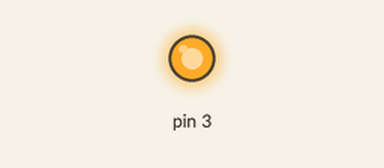
Recording of a sketch running on a simulated Arduino Uno, built with avr-gcc and run on an emulated ATmega328P. On the bench: output pins drawn as LEDs (lit = HIGH). What the sketch prints to the serial monitor is not drawn.

Above: at 0.05 s.
At 0.7 s:
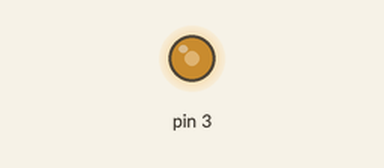
At 1.4 s:
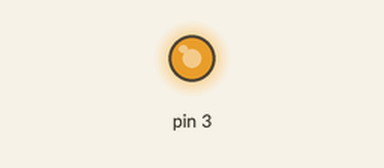
Timing chart, 0 to 3.7 s (numbered marks = the images above):
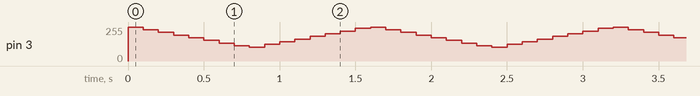

Measured:
- by itself, pin 3: repeats every 1.6 s: 235/255 0.10 s, 215/255 0.10 s, 195/255 0.10 s, 175/255 0.10 s, 155/255 0.10 s, 135/255 0.10 s, 115/255 0.10 s, 105/255 0.10 s, 125/255 0.10 s, 145/255 0.10 s, 165/255 0.10 s, 185/255 0.10 s, 205/255 0.10 s, 225/255 0.10 s, 245/255 0.10 s, 255/255 0.10 s

The sketch:

kamod_BlackPico_stmG030.ino
```cpp
//Board: STM32 MCU Based Boards / Generic STM32G0 series
//Board part number: Generic G030F6Px
//Upload metod: STM32 Cube Programmer (Serial)

#define LED_PIN   PB3

int message_period = 0;
int port_pwm = 0;
int port_pwm_dir = 0;


//--------------------------------------
void setup() {
  Serial.begin(115200);
  Serial.println("KAmod BlackPico STM32G030, Hello :)");
  pinMode(LED_PIN, OUTPUT);
}

//--------------------------------------
void loop() {
  analogWrite(LED_PIN, (255 - port_pwm));
  if (port_pwm_dir == 0){
    port_pwm += 20;
    if (port_pwm >= 150){
      port_pwm = 150;
      port_pwm_dir = 1;
    }
  } else {
    port_pwm -= 20;
    if (port_pwm <= 0){
      port_pwm = 0;
      port_pwm_dir = 0;
    }
  }

  delay(100);
}
```
